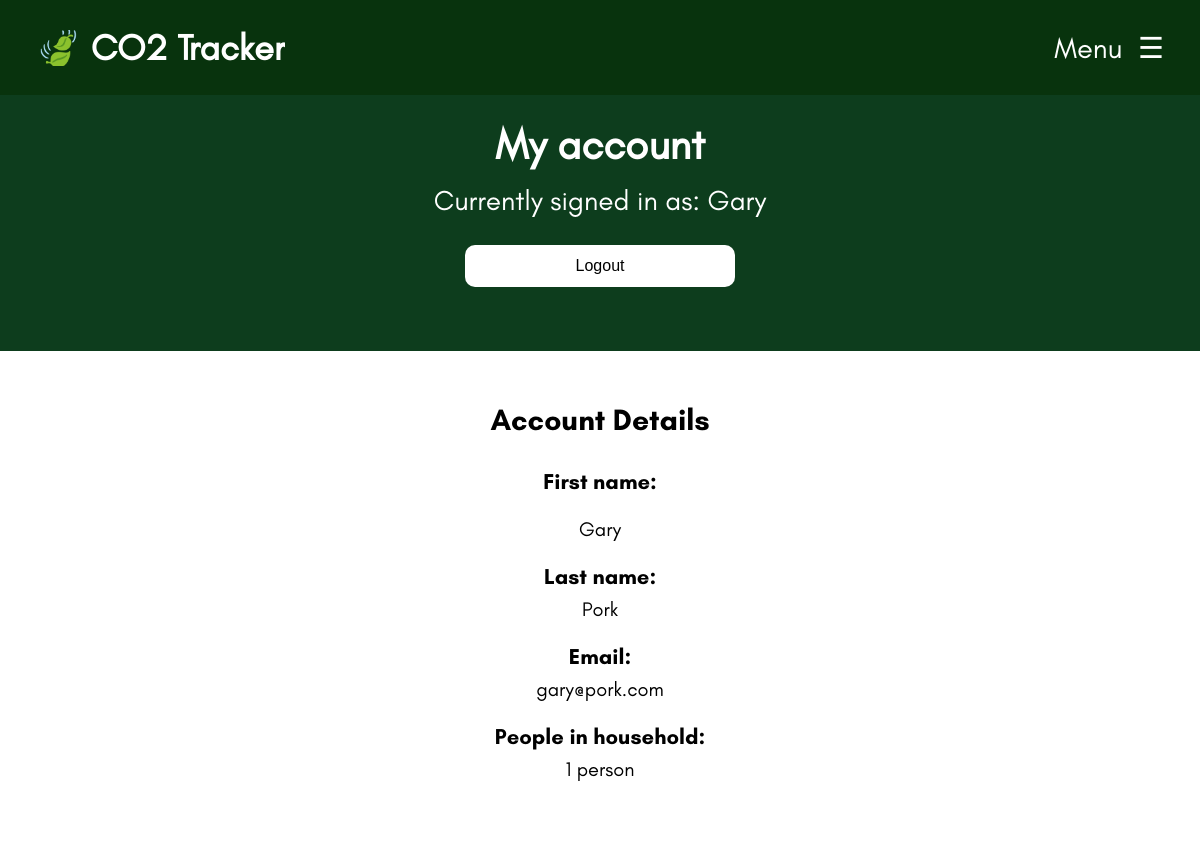
Page /account.php (signed in) on the earlier database version.
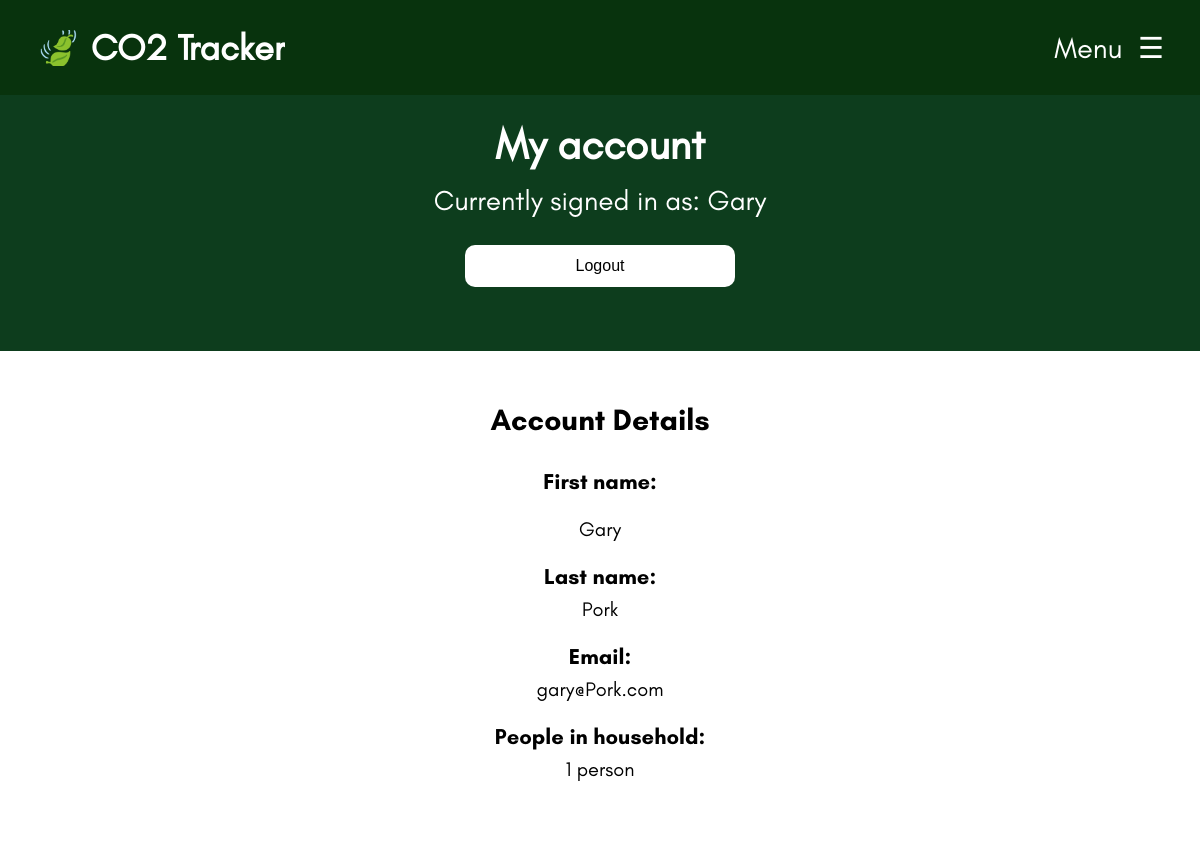
Same page on the later database version.
### tables this page shows
CREATE TABLE User
(
	User_ID INTEGER PRIMARY KEY AUTOINCREMENT,
	Username TEXT NOT NULL UNIQUE,
	Password_Hash TEXT NOT NULL,
	Email TEXT NOT NULL UNIQUE,
	Fname TEXT NOT NULL,
	Lname TEXT,
	Num_Of_Household_Members INT NOT NULL
);

### components/functions.php (called while the page is built, shortened)
<?php
function dbConnect()
{
  $db = new SQLite3(__DIR__ . "/data.db");
  $db->enableExceptions(true);
  return $db;
}
function getUser()
{
  $db = dbConnect();
  $stmt = $db->prepare("SELECT * FROM User WHERE User_ID = :id");
  $stmt->bindValue(':id', $_SESSION['user_id']);
  $result = $stmt->execute();
  return $result->fetchArray(SQLITE3_ASSOC);
}
?>

### account.php (the view, shortened to what this page needs)
<!DOCTYPE html>
<html lang="en">
  <?php
    include("components/head.php");
  ?>
    <div class="welcome-container">
        <h1>My account</h1>
        <p><?php echo isset($_SESSION['user_id']) ? "Currently signed in as: " . $user['Username'] . "" : "Sign in to start tracking your emissions!"; ?></p>
        <form method="POST">
            <button type="submit" name="logout" class="sign-up-button" style="<?php echo !$user ? 'display:none' : 'display:block'; ?>">Logout</button>
        </form>
        <br><br>
    </div>
    <div class="account-container">
        <p>Account Details</p>
        <p id="account-title">First name:</p>
        <p2 id="account-info"><?php echo isset($_SESSION['user_id']) ? $user['Fname'] : ""; ?></p2>
        <p id="account-title">Last name:</p>
        <p id="account-info"><?php echo isset($_SESSION['user_id']) ? $user['Lname'] : ""; ?></p2>
        <p id="account-title">Email:</p>
        <p id="account-info"><?php echo isset($_SESSION['user_id']) ? $user['Email'] : ""; ?></p2>
        <p id="account-title">People in household:</p>
        <p id="account-info">
            <?php
                if (isset($_SESSION['user_id']) && isset($user['Num_Of_Household_Members'])) {
                    echo $user['Num_Of_Household_Members'] . ($user['Num_Of_Household_Members'] == 1 ? " person" : " people");
                }
            ?>
        </p>
        <br><br>
    </div>
</body>
</html>

Differences in the rows shown:
changed user "Gary": Email "gary@pork.com" → "gary@Pork.com"
